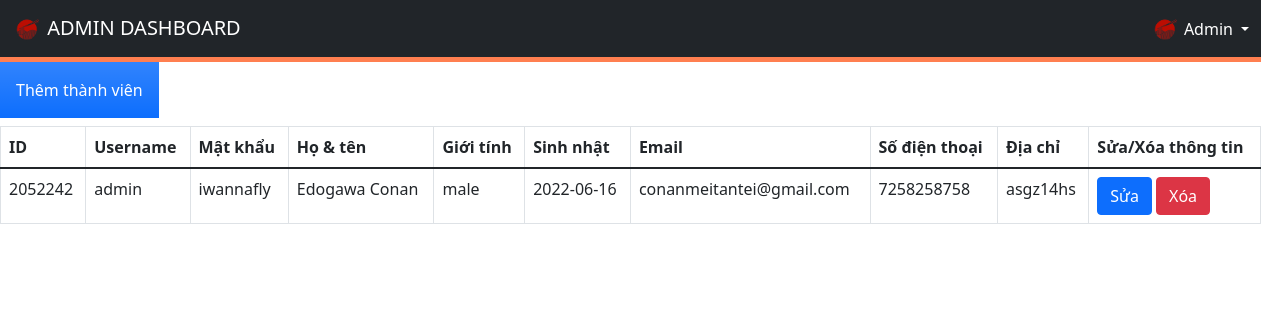
The page /admin/commentManagement.php on the database as committed earlier.
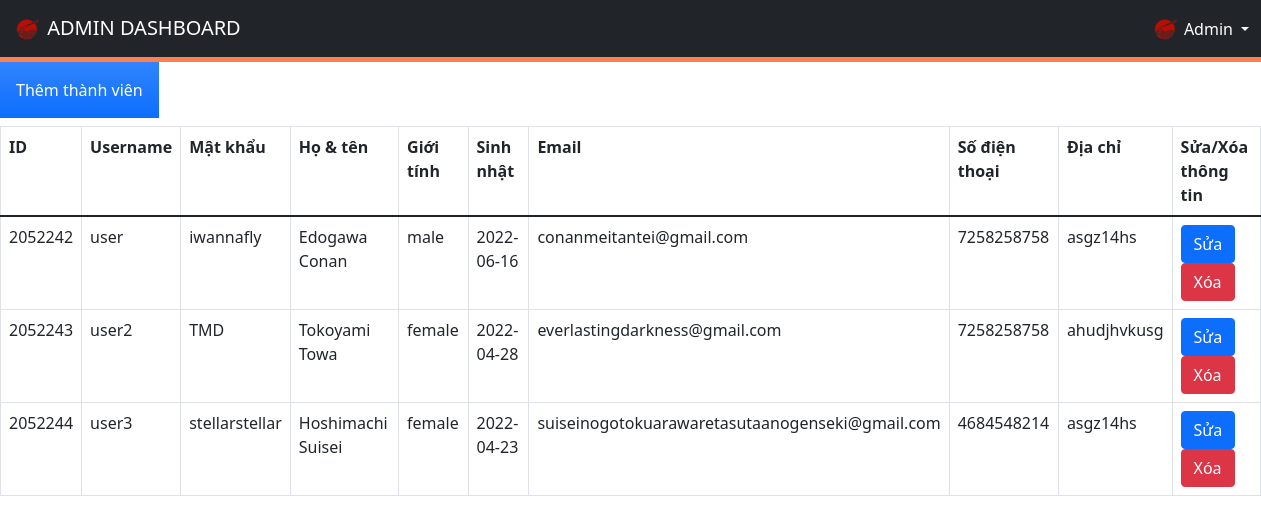
The same page on the database as committed later.
### tables this page shows
CREATE TABLE `user` (
  `id` int(10) UNSIGNED NOT NULL,
  `username` varchar(100) NOT NULL,
  `password` varchar(255) NOT NULL,
  `full_name` varchar(100) NOT NULL,
  `sex` varchar(6) NOT NULL COMMENT 'male, female, other',
  `birthday` date NOT NULL,
  `email` varchar(50) NOT NULL,
  `phone` varchar(15) NOT NULL,
  `address` varchar(255) NOT NULL,
  `active` tinyint(1) NOT NULL DEFAULT 1 COMMENT '0: banned, 1: active'
);

### admin/commentManagement.php (the view, shortened to what this page needs)
<!DOCTYPE html>
<html lang="en">
<head>
  <?php include ('../header.php'); ?>
  <link rel="stylesheet" href="admin-styles/styles.css">
</head>
<body>
  <div>
    <?php $IPATH = $_SERVER["DOCUMENT_ROOT"]."/btl-web/admin/";
    include($IPATH."navbar.php");?>
  </div>
    <form method="post" action="memberManagement.php">
      <a href="newMember.php"><input type="button" class="p-3 mb-2 bg-primary bg-gradient text-white" value="Thêm thành viên"></a>
    </form>
      <?php
        include('../config/config.php');
        echo "<table class='table table-bordered'>
                <tr>
                    <th>ID</th>
                    <th>Username</th>
                    <th>Mật khẩu</th>
                    <th>Họ & tên</th>
                    <th>Giới tính</th>
                    <th>Sinh nhật</th>
                    <th>Email</th>
                    <th>Số điện thoại</th>
                    <th>Địa chỉ</th>
                    <th>Sửa/Xóa thông tin</th>
                </tr>
                <tbody>";
        $sql = "SELECT * from user";
        $result = $conn->query($sql);
        if ($result->num_rows > 0) {
          while ($row = $result->fetch_assoc()) {
              $id = $row['id'];
              echo "<tr><td>".$row['id']."</td><td>".$row['username']."</td><td>".$row['password'].
              "</td><td>".$row['full_name']."</td><td>".$row['sex']."</td><td>".$row['birthday']
              ."</td><td>".$row['email']."</td><td>".$row['phone']."</td><td>".$row['address']."</td>
              <td><a href='editMember.php?id=$id' class='btn btn-primary m-r-1em' name='edit'>Sửa</a>
              <a href='deleteMember.php?id=$id' class='btn btn-danger'>Xóa</a></td></tr>";
          }
          echo "</tbody></table>";
        }
      ?>
</body>
</html>

### header.php (shortened to what this page needs)
<link href="https://cdnjs.cloudflare.com/ajax/libs/font-awesome/5.9.0/css/all.min.css" rel="stylesheet">
<link href="https://cdn.jsdelivr.net/npm/bootstrap@5.1.3/dist/css/bootstrap.min.css" rel="stylesheet">

### admin/navbar.php (shortened to what this page needs)
<!DOCTYPE html>
<html lang="en">
<head>
  <link rel="stylesheet" href="admin-styles/adminButton.css">
</head>
<body>
  <nav class="my-navbar navbar navbar-expand-xl navbar-dark bg-dark">
    <div class="my-container container-fluid">
        <a class="navbar-brand" href="index.php">
            <img href="index.php" src="../img/logo.png" width="30" height="30" class="d-inline-block align-text-top" alt="">
            ADMIN DASHBOARD
        </a>
      <div class="d-flex align-items-center">
        <div class="dropdown">
          <a href="#" class="d-flex align-items-center text-white text-decoration-none dropdown-toggle" id="dropdownUser1" data-bs-toggle="dropdown" aria-expanded="false">
            <img src="../img/logo.png" alt="hugenerd" width="30" height="30" class="rounded-circle">
            <span class="d-none d-sm-inline mx-1">Admin</span>
          </a>
        </div>
      </div>
    </div>
  </nav>
</body>
</html>

### admin/admin-styles/styles.css (style rules this page uses)
:root { --color: #e74c3c; --border: 5px solid #e74c3c; --gray: #57606f; --bg: rgba(255, 255, 255, 0.3); }
.my-navbar { border-bottom: var(--border); }

### admin/admin-styles/adminButton.css (style rules this page uses)
* { margin: 0; padding: 0; box-sizing: border-box; outline: none; border: none; text-decoration: none; transition: 0.2s linear; }
:root { --color: #ff7f50; --border: 5px solid #ff7f50; --gray: #57606f; --bg: rgba(255, 255, 255, 0.3); }

Rows that differ between the two databases and show on the page:
changed user "iwannafly": username "admin" → "user"
added user: id "2052243", username "user2", password "TMD", full_name "Tokoyami Towa", sex "female", birthday "2022-04-28", email "everlastingdarkness@gmail.com", phone "7258258758", address "ahudjhvkusg"
added user: id "2052244", username "user3", password "stellarstellar", full_name "Hoshimachi Suisei", sex "female", birthday "2022-04-23", email "suiseinogotokuarawaretasutaanogenseki@gmail.com", phone "4684548214", address "asgz14hs"
